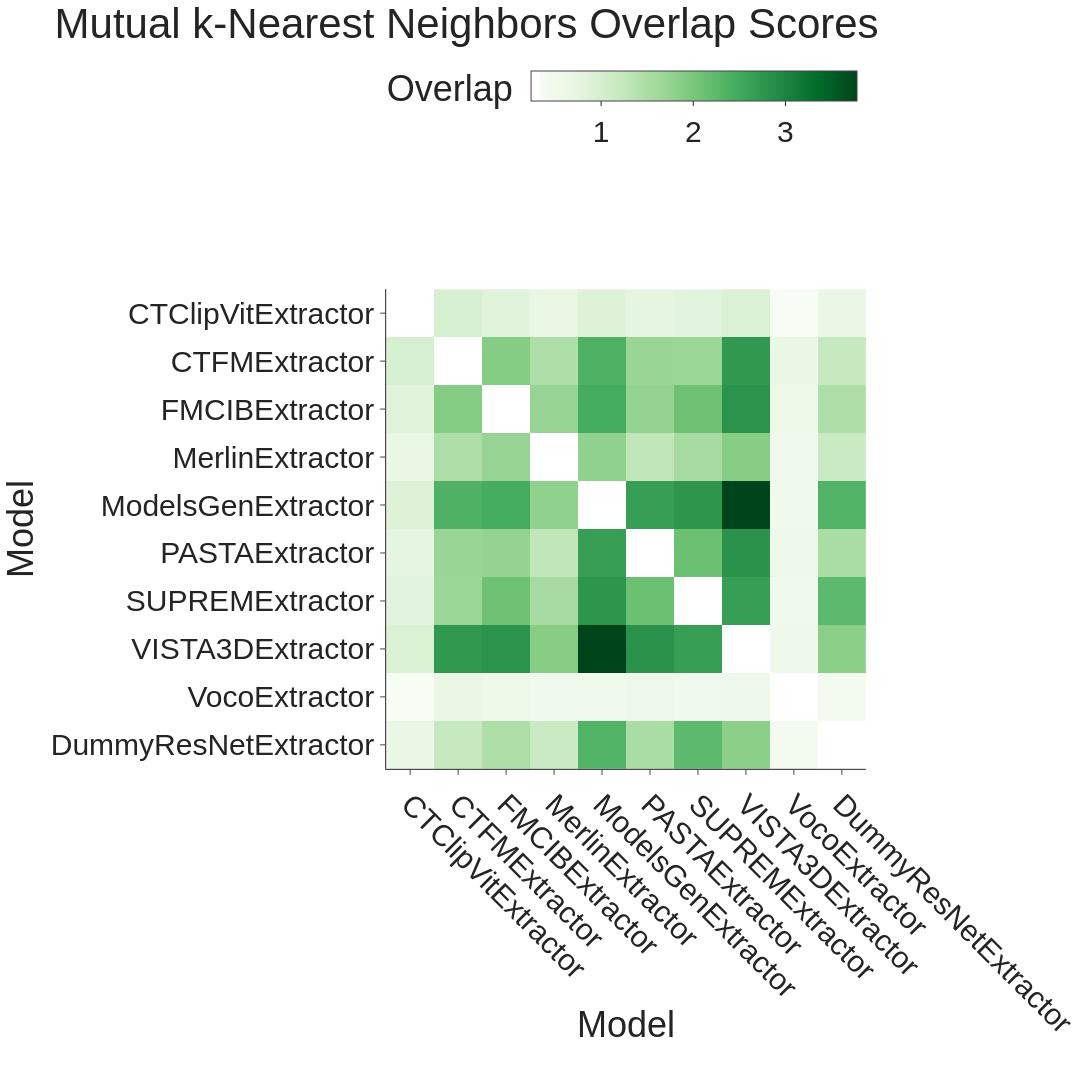

The notebook cell saved with this chart:
### Code cell
model_features = extract_model_features(data)
model_neighbors = compute_knn_indices(model_features, num_neighbors=10, metric="cosine")
overlap_matrix, model_list = compute_overlap_matrix(model_neighbors)
fig = plot_overlap_matrix(overlap_matrix, model_list, font_size=30, tickangle=45)
fig.show()

### Figure 1 — Plotly figure (JSON) as saved in the notebook; plotly's stock layout.template omitted (floating-point values rounded to 4 significant figures)
{"data": [{"coloraxis": "coloraxis", "hovertemplate": "Model: %{x}<br>Model: %{y}<br>Overlap: %{z}<extra></extra>", "name": "0", "type": "heatmap", "x": ["CTClipVitExtractor", "CTFMExtractor", "FMCIBExtractor", "MerlinExtractor", "ModelsGenExtractor", "PASTAExtractor", "SUPREMExtractor", "VISTA3DExtractor", "VocoExtractor", "DummyResNetExtractor"], "xaxis": "x", "y": ["CTClipVitExtractor", "CTFMExtractor", "FMCIBExtractor", "MerlinExtractor", "ModelsGenExtractor", "PASTAExtractor", "SUPREMExtractor", "VISTA3DExtractor", "VocoExtractor", "DummyResNetExtractor"], "yaxis": "y", "z": [[NaN, 0.981, 0.8286, 0.6571, 0.8857, 0.7619, 0.8, 0.9286, 0.3381, 0.6429], [0.981, NaN, 1.895, 1.481, 2.376, 1.705, 1.695, 2.733, 0.6381, 1.21], [0.8286, 1.895, NaN, 1.724, 2.462, 1.743, 2.095, 2.795, 0.5762, 1.476], [0.6571, 1.481, 1.724, NaN, 1.786, 1.271, 1.562, 1.876, 0.5048, 1.148], [0.8857, 2.376, 2.462, 1.786, NaN, 2.648, 2.771, 3.776, 0.5286, 2.357], [0.7619, 1.705, 1.743, 1.271, 2.648, NaN, 2.124, 2.819, 0.5619, 1.529], [0.8, 1.695, 2.095, 1.562, 2.771, 2.124, NaN, 2.648, 0.5048, 2.252], [0.9286, 2.733, 2.795, 1.876, 3.776, 2.819, 2.648, NaN, 0.5524, 1.833], [0.3381, 0.6381, 0.5762, 0.5048, 0.5286, 0.5619, 0.5048, 0.5524, NaN, 0.4429], [0.6429, 1.21, 1.476, 1.148, 2.357, 1.529, 2.252, 1.833, 0.4429, NaN]]}], "layout": {"coloraxis": {"colorbar": {"orientation": "h", "title": {"text": "Overlap"}, "x": 0.5, "xanchor": "center", "y": 1.02, "yanchor": "bottom"}, "colorscale": [[0.0, "rgb(247,252,245)"], [0.125, "rgb(229,245,224)"], [0.25, "rgb(199,233,192)"], [0.375, "rgb(161,217,155)"], [0.5, "rgb(116,196,118)"], [0.625, "rgb(65,171,93)"], [0.75, "rgb(35,139,69)"], [0.875, "rgb(0,109,44)"], [1.0, "rgb(0,68,27)"]]}, "font": {"family": "Arial", "size": 30}, "height": 1200, "title": {"text": "Mutual k-Nearest Neighbors Overlap Scores"}, "width": 1200, "xaxis": {"anchor": "y", "constrain": "domain", "domain": [0.0, 1.0], "scaleanchor": "y", "tickangle": 45, "title": {"text": "Model"}}, "yaxis": {"anchor": "x", "autorange": "reversed", "constrain": "domain", "domain": [0.0, 1.0], "title": {"text": "Model"}}}}
